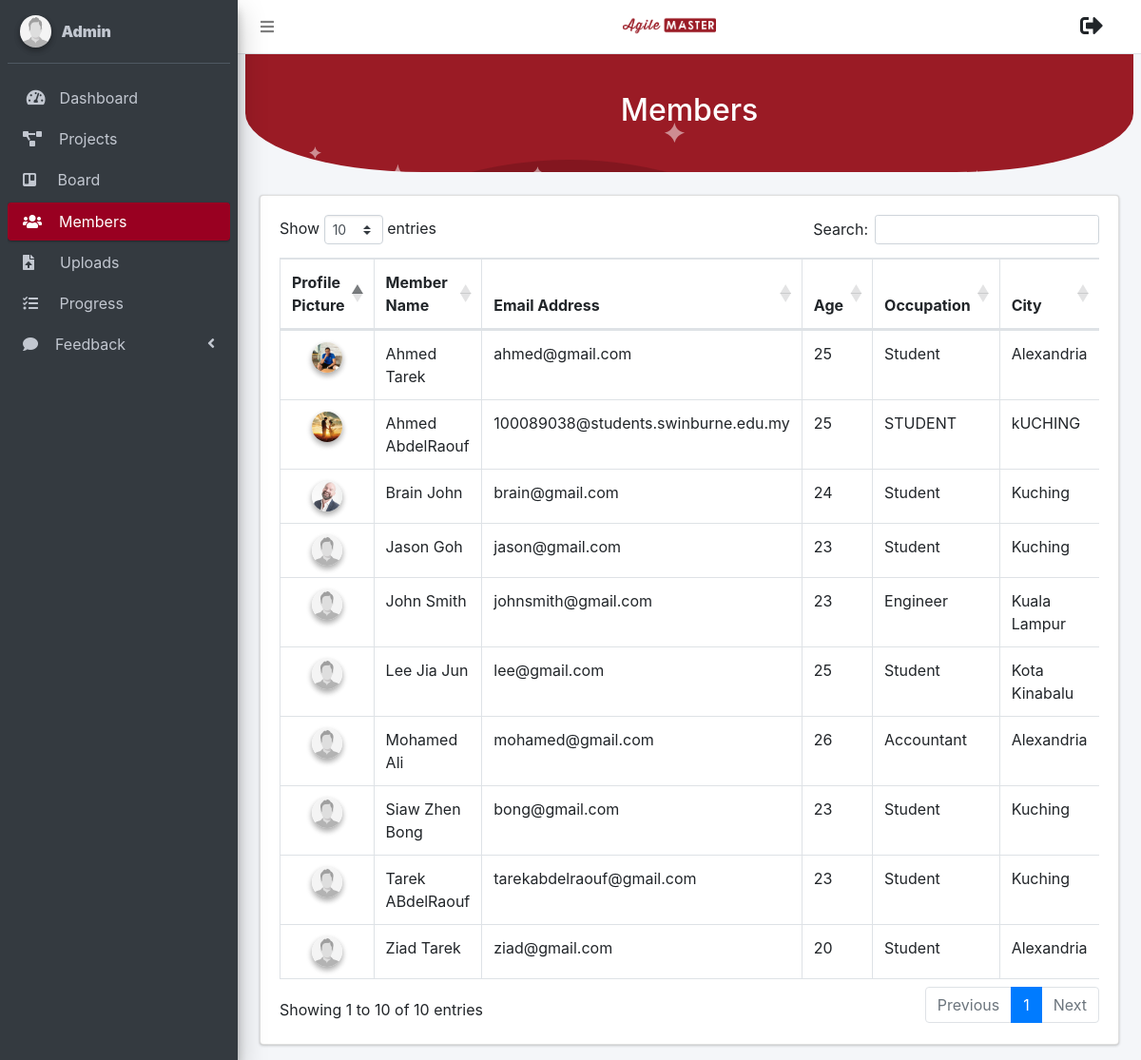
Before: /admin/members.php with the older database file.
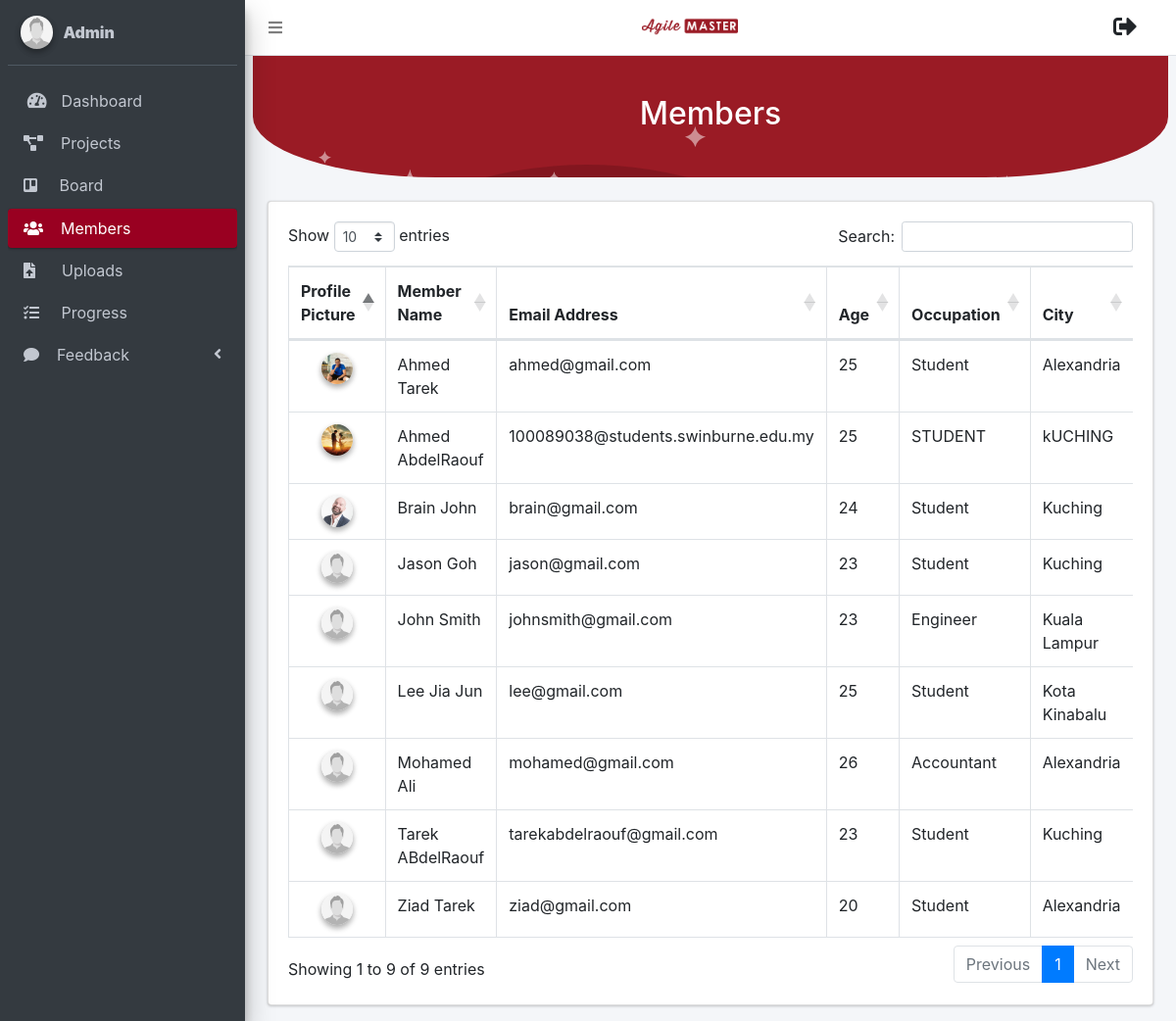
After: the same page with the newer database file.
### tables this page shows
CREATE TABLE `users` (
  `user_id` int(11) NOT NULL,
  `fname` varchar(255) NOT NULL,
  `lname` varchar(255) NOT NULL,
  `age` int(11) NOT NULL,
  `occupation` varchar(255) NOT NULL,
  `city` varchar(255) NOT NULL,
  `country` varchar(255) NOT NULL,
  `email` varchar(255) NOT NULL,
  `password` varchar(255) NOT NULL,
  `photo` varchar(255) NOT NULL,
  `unique_id` int(255) NOT NULL,
  `status` varchar(255) NOT NULL,
  `role` varchar(255) NOT NULL DEFAULT 'project member'
);

### helpers/module.php (called while the page is built, shortened)
<?php
function getAllUser()
{
	global $conn;
	$result = mysqli_query($conn, "SELECT * FROM `users` order by `fname` ASC");
	return $result;
}
?>

### admin/members.php (the view, shortened to what this page needs)
<?php
include_once '../connection/dbconnection.php';
include_once '../helpers/module.php';
?>
<!DOCTYPE html>
<html>
<head>
	<?php include('../navigation/head.php');?>
</head>
<body class="hold-transition sidebar-mini layout-fixed">
<div class="wrapper">
	<?php include('../navigation/topbar_admin.php');?>
	<?php include('../navigation/member_adminsidebar.php');?>
	<div class="content-wrapper">
		<section class="content">
			<div class="bg-custom">
				<div class="bg-img" style="text-align: center;">
					<div class="searchContainer">
						<h2> Members</h2>
					</div>
				</div>
                <br>
			</div>
			<br>
			<div class="container-fluid">
				<div class="card">
					<div class="card-body">
						<div class="table-responsive">
							<table class="table table-bordered" id="dataTable" width="100%" cellspacing="0">
								<thead>
									<tr>
									<th >Profile Picture </th>
                                    <th >Member Name</th>
									<th > Email Address </th>
                                    <th >Age</th>
                                    <th >Occupation</th>
                                    <th >City</th>
                                 </tr>
                                </thead>
                                <tbody>
                                    <?php
                                        $getAllUser = getAllUser();
                                        while($asRow = mysqli_fetch_array($getAllUser))
                                        {
                                    ?>
                                    <tr>
										<td style="text-align: center;">
                                         <?php
                                            echo '<img src="../upload/profile/'.$asRow["photo"].'" id="sideimg" class="img-circle elevation-2" alt="User Image">';
                                        ?>
									</td>
									<td>
										<?php echo $asRow['fname'] . " " .$asRow['lname'];?>
									</td>
                                    <td >
                                       <?php echo $asRow['email']?>
                                    </td>
									<td>
										<?php echo $asRow['age'];?>
									</td>
									<td>
										<?php echo $asRow['occupation'];?>
									</td>
									<td>
										<?php echo $asRow['city'];?>
									</td>
                                    </tr>
                                    <?php
                                        }
                                    ?>
                                </tbody>
							</table>
						</div>
					</div>
				</div>
			</div>
		</section>
	</div>
</div>
</body>
</html>

Changed rows visible on the page:
removed users: photo (picture), fname "Siaw Zhen", lname "Bong", email "bong@gmail.com", age "23", occupation "Student", city "Kuching"
Other visible differences:
text written by a page script: "Show entries Search: Showing 1 to 10 of 10 entries Previous 1 Next" → "Show entries Search: Showing 1 to 9 of 9 entries Previous 1 Next"
